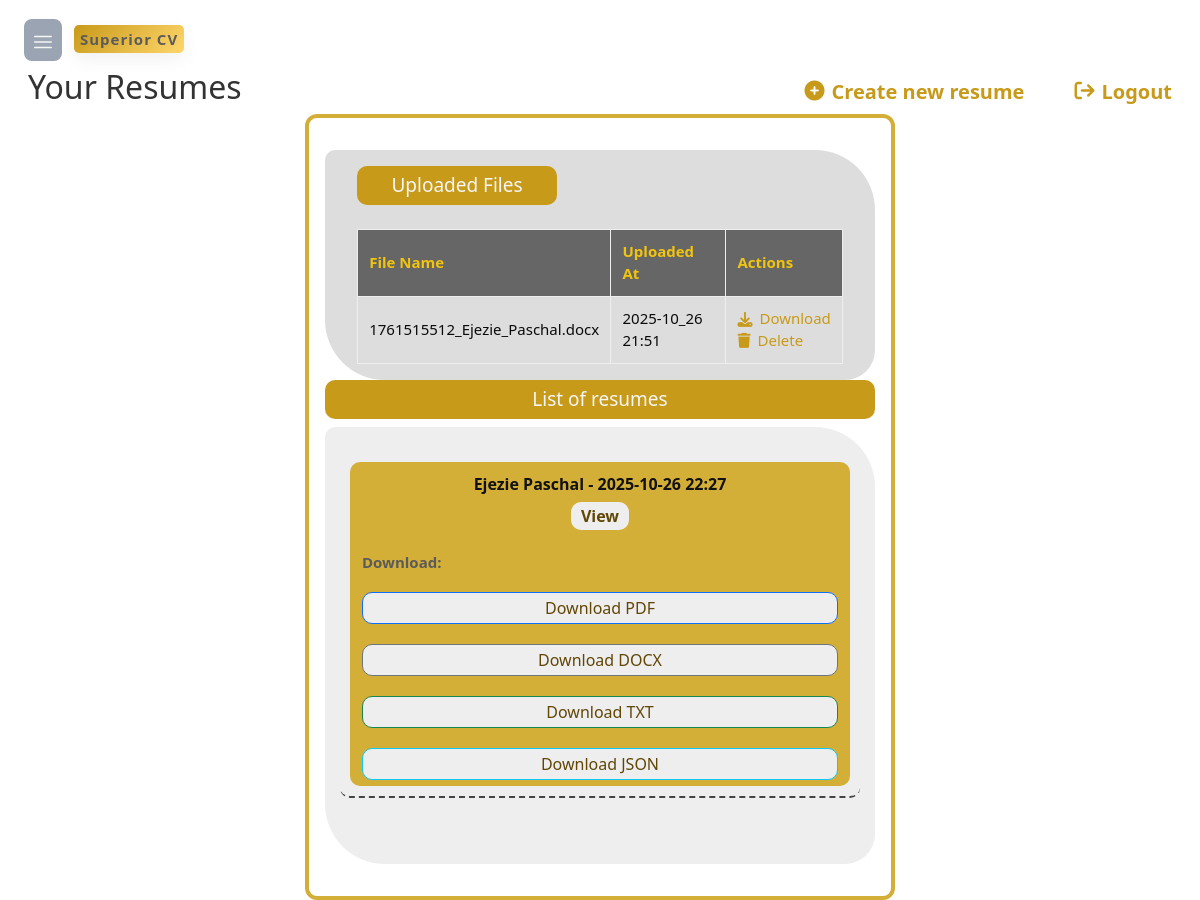
The app's page /dashboard (signed in) with its own data.
### app.py (models this page shows)
class UploadedFile(Base):
    __tablename__ = "uploads"
    id = Column(Integer, primary_key=True)
    user_id = Column(Integer, ForeignKey("users.id"), nullable=False)
    filename = Column(String(255), nullable=False)
    filepath = Column(String(500), nullable=False)
    uploaded_at = Column(DateTime, default=datetime.utcnow)

class Resume(Base):
    __tablename__ = "resumes"
    id = Column(Integer, primary_key=True)
    user_id = Column(Integer, ForeignKey("users.id"), nullable=False)
    title = Column(String(200))
    template = Column(String(200))
    data_json = Column(Text)
    html_preview = Column(Text)
    created_at = Column(DateTime, default=datetime.utcnow)

### app.py (the view)
@app.route('/dashboard')
@login_required
def dashboard():
    with SessionLocal() as db:
        resumes = (
            db.query(Resume)
            .filter_by(user_id=current_user.id)
            .order_by(Resume.created_at.desc())
            .all()
        )
        uploads = (
            db.query(UploadedFile)
            .filter_by(user_id=current_user.id)
            .order_by(UploadedFile.uploaded_at.desc())
            .all()
        )
    if not resumes:
        flash("You haven't created any resumes.", "info")
    return render_template('dashboard.html', resumes=resumes, uploads=uploads)

### app.py (called while the page is built)
@login_manager.user_loader
def load_user(user_id):
    with SessionLocal() as db:
        return db.get(User, int(user_id))

### templates/dashboard.html (shortened to what this page needs)
<!DOCTYPE html>
<html lang="en">
<head>
    <link href="https://cdn.jsdelivr.net/npm/bootstrap@5.3.2/dist/css/bootstrap.min.css" rel="stylesheet">
    <link rel="stylesheet" href="https://cdnjs.cloudflare.com/ajax/libs/font-awesome/6.6.0/css/all.min.css">
    <link rel="stylesheet" href="{{ url_for('static', filename='style.css') }}">
</head>
<body>
    <div class="cont">
        <header>
            <button class="menu-btn" id="openDrawer" aria-controls="mainDrawer" aria-expanded="false" aria-label="Open menu">
                <svg width="22" height="22" viewBox="0 0 24 24" fill="none" aria-hidden>
                    <path d="M3 6h18M3 12h18M3 18h18" stroke="currentColor" stroke-width="1.6" stroke-linecap="round" stroke-linejoin="round" />
                </svg>
            </button>
            <div style="flex:1">
                <strong style="color:#5b5b5b; border-radius:5px; padding:4px 6px;">Superior CV</strong>
            </div>
        </header>
        <div class="dash">
            <div id="dash">
                <h2>Your Resumes</h2>
                <div class="dash-a">
                    <a href="{{ url_for('compose') }}"><i class="fa fa-plus-circle" aria-hidden="true"></i>Create new resume</a>
                    <a href="{{ url_for('logout') }}"><i class="fa fa-sign-out" aria-hidden="true"></i>Logout</a>
                </div>
            </div>
        </div>
        <section id="dash-2">
        <div class="dash-2">
            <div class="uploads">
                <div class="upload">
                    <h3>Uploaded Files</h3>
                    {% if uploads %}
                    <table>
                        <thead>
                            <tr>
                                <th>File Name</th>
                                <th>Uploaded At</th>
                                <th>Actions</th>
                            </tr>
                        </thead>
                        <tbody>
                        {% for file in uploads %}
                            <tr>
                                <td>{{ file.filename }}</td>
                                <td>{{ file.uploaded_at.strftime("%Y-%m_%d %H:%M") }}</td>
                                <td>
                                    <a href="{{ url_for('download_uploaded', file_id=file.id) }}" ><i class="fa fa-download" aria-hidden="true"></i>Download</a>
                                    <a href="{{ url_for('delete_uploaded', file_id=file.id) }}" ><i class="fa fa-trash" aria-hidden="true"></i>Delete</a>
                                </td>
                            </tr>
                        {% endfor %}
                        </tbody>
                    </table>
                    {% else %}
                    <p>No uploaded files yet.</p>
                    {% endif %}
                </div>
            </div>
            <div class="nav">
                <h3>List of resumes</h3>
                <ul>
                {% for r in resumes %}
                    <li class="list">
                        <div>
                            {{ r.title }} - {{ r.created_at.strftime("%Y-%m-%d %H:%M") }} <br>
                            <a href="{{ url_for('view_resume', resume_id = r.id) }}" target="_blank">View</a> <br>
                            <label class="dash-label">Download:</label>
                            <a href="{{ url_for('download_resume', resume_id=r.id, fmt='pdf') }}" class="btn btn-primary">Download PDF</a>
                            <a href="{{ url_for('download_resume', resume_id=r.id, fmt='docx') }}" class="btn btn-secondary">Download DOCX</a>
                            <a href="{{ url_for('download_resume', resume_id=r.id, fmt='txt') }}" class="btn btn-success">Download TXT</a>
                            <a href="{{ url_for('download_resume', resume_id=r.id, fmt='json') }}" class="btn btn-info">Download JSON</a>
                        </div>
                    </li>
                    {% else %}
                    <li>No resumes yet.</li>
                    {% endfor %}
                </ul>
            </div>
        </div>
        </section>
    </div>
</body>
</html>

### static/style.css (style rules this page uses)
:root { --bg: #ffffff; --muted: #f6f6f6; --text: #0b0b0b; --muted-text: #5b5b5b; --brand: #c89a1a; --brand-dark: #a28014; --page-bg: #0f1720; --accent: #111111; --drawer-width: 320px; --accent1: #d4af37; --shadow: 0 8px 24px rgba(2,6,23,0.45); --radius: 10px; --card-radius: 12px; --max-width: 1100px; --container-padding: 1rem; --shadow-sm: 0 6px 18px rgba(11,11,11,0.06); --shadow-md: 0 12px 30px rgba(11,11,11,0.09); --glass: rgba(255,255,255,0.6); --transition: 220ms cubic-bezier(.2,.9,.3,1); --mono: ui-monospace, SFMono-Regular, Menlo, Monaco, "Roboto Mono", "Courier New", monospace; --ui-font: system-ui, -apple-system, "Segoe UI", Roboto, "Helvetica Neue", Arial; }
* { box-sizing: border-box; }
html,body { height: 100%; background: var(--bg); color: var(--text); font-family: var(--ui-font); -webkit-font-smoothing: antialiased; -moz-osx-font-smoothing: grayscale; }
body { margin: 0; line-height: 1.45; font-size: 15px; height: 100%; padding: 12px; -webkit-font-kernel: normal; display: flex; justify-content: center; }
a { color: var(--brand); text-decoration: none; transition: color var(--transition); }
header { height: 56px; display: flex; align-items: center; gap: 12px; padding: 8px 12px; color: var(--muted); letter-spacing: 1px; }
.menu-btn { appearance: none; border: none; padding: 8px; background: #9aa4b2; font-size: 18px; cursor: pointer; border-radius: 8px; color: var(--muted); }
strong { background: linear-gradient(135deg, var(--brand), #ffd66b); font-weight: 700; box-shadow: var(--shadow-sm); }
h2 { color: #333; text-align: center; }
h3 { text-align: center; background: var(--brand); border-radius: 10px; padding: 0.5rem 1rem; font-size: 19px; color: var(--muted); }
label { color: var(--muted-text); font-weight: 600; display: block; font-size: 15px; margin-top: 15px; }
button { padding: 8px 14px; border-radius: 10px; border: 1px solid transparent; cursor: pointer; font-size: 1rem; font-weight: 600; user-select: none; color: #fff; background: linear-gradient(180deg,var(--brand), var(--brand-dark)); transition: all var(--transition); }
.btn { display: grid; align-items: center; justify-content: center; margin-top: 20px; }
#dash { display: flex; justify-content: space-between; align-items: center; padding: 0 1rem; }
#dash-2 { display: grid; justify-content: center; }
.dash-2 { border: .3rem solid var(--accent1); border-radius: 12px; height: 100%; padding: 2rem 1rem; width: 100%; max-width: 650px; }
.dash-a { gap: 50px; display: flex; align-items: center; justify-self: space-between; font-size: 20px; font-weight: 600; }
.dash-a a { gap: 7px; display: flex; align-items: center; }
table { width: 100%; margin-top: 1rem; border-collapse: collapse; }
table th, table td { padding: .7rem; text-align: left; border: 1.5px solid #eee; }
td a { gap: 7px; display: flex; align-items: center; }
table th { background: #666; color: #f1c40f; }
.nav { display: grid; justify-content: center; width: 100%; }
ul { list-style: none; color: #111; background: #eee; padding: 20px 10px; width: 550px; height: 100%; border-radius: 10px 60px 30px; }
ul li { font-size: 17px; }
.list { padding: 10px; margin: 5px; border-bottom: 2px dashed #444; border-radius: 10px; margin-bottom: 30px; text-align: center; line-height: 1.5; }
.list div { background: var(--accent1); color: var(--accent); font-weight: 600; font-size: 16px; border-radius: var(--radius); padding: 6px 12px; line-height: 2; }
.list div a { color: #614606; background: #eee; padding: 3px 10px; border-radius: var(--radius); }
.dash-label { text-align: left; }
.cont { width: 100%; }
.uploads { text-align: center; display: grid; justify-content: center; }
.upload { background: #ddd; padding: 1rem 2rem; border-radius: 10px 60px 30px; width: 550px; display: grid; justify-content: center; }
.upload h3 { width: 200px; }
.btn-primary { display: flex; gap: 20px; justify-content: center; margin-top: 15px; }

### records on screen
UploadedFile: filename "1761515512_Ejezie_Paschal.docx", uploaded_at "2025-10_26 21:51"
Resume: title "Ejezie Paschal", created_at "2025-10-26 22:27"
